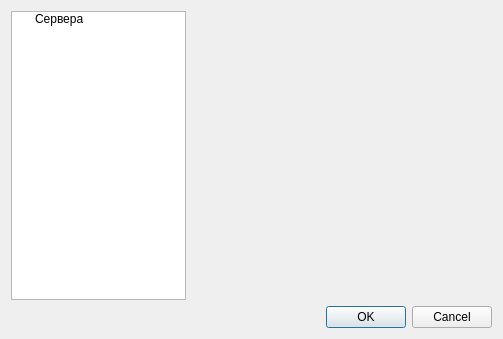
<?xml version="1.0" encoding="UTF-8"?>
<ui version="4.0">
 <class>Dialog</class>
 <widget class="QDialog" name="Dialog">
  <property name="geometry">
   <rect>
    <x>0</x>
    <y>0</y>
    <width>503</width>
    <height>339</height>
   </rect>
  </property>
  <property name="windowTitle">
   <string>Dialog</string>
  </property>
  <layout class="QGridLayout" name="gridLayout_3">
   <item row="0" column="0">
    <layout class="QHBoxLayout" name="horizontalLayout">
     <item>
      <widget class="QTreeWidget" name="treeWidget">
       <property name="maximumSize">
        <size>
         <width>175</width>
         <height>16777215</height>
        </size>
       </property>
       <attribute name="headerVisible">
        <bool>false</bool>
       </attribute>
       <column>
        <property name="text">
         <string/>
        </property>
       </column>
       <item>
        <property name="text">
         <string>Сервера</string>
        </property>
       </item>
      </widget>
     </item>
     <item>
      <widget class="QStackedWidget" name="stackedWidget">
       <property name="currentIndex">
        <number>0</number>
       </property>
       <widget class="QWidget" name="servers">
        <layout class="QGridLayout" name="gridLayout_2"/>
       </widget>
       <widget class="QWidget" name="page_2">
        <layout class="QGridLayout" name="gridLayout"/>
       </widget>
      </widget>
     </item>
    </layout>
   </item>
   <item row="1" column="0">
    <layout class="QHBoxLayout" name="horizontalLayout_2">
     <item>
      <spacer name="horizontalSpacer">
       <property name="orientation">
        <enum>Qt::Horizontal</enum>
       </property>
       <property name="sizeHint" stdset="0">
        <size>
         <width>40</width>
         <height>20</height>
        </size>
       </property>
      </spacer>
     </item>
     <item>
      <widget class="QDialogButtonBox" name="buttonBox">
       <property name="orientation">
        <enum>Qt::Horizontal</enum>
       </property>
       <property name="standardButtons">
        <set>QDialogButtonBox::Cancel|QDialogButtonBox::Ok</set>
       </property>
      </widget>
     </item>
    </layout>
   </item>
  </layout>
 </widget>
 <resources/>
 <connections>
  <connection>
   <sender>buttonBox</sender>
   <signal>accepted()</signal>
   <receiver>Dialog</receiver>
   <slot>accept()</slot>
   <hints>
    <hint type="sourcelabel">
     <x>642</x>
     <y>418</y>
    </hint>
    <hint type="destinationlabel">
     <x>157</x>
     <y>274</y>
    </hint>
   </hints>
  </connection>
  <connection>
   <sender>buttonBox</sender>
   <signal>rejected()</signal>
   <receiver>Dialog</receiver>
   <slot>reject()</slot>
   <hints>
    <hint type="sourcelabel">
     <x>710</x>
     <y>418</y>
    </hint>
    <hint type="destinationlabel">
     <x>286</x>
     <y>274</y>
    </hint>
   </hints>
  </connection>
 </connections>
</ui>
